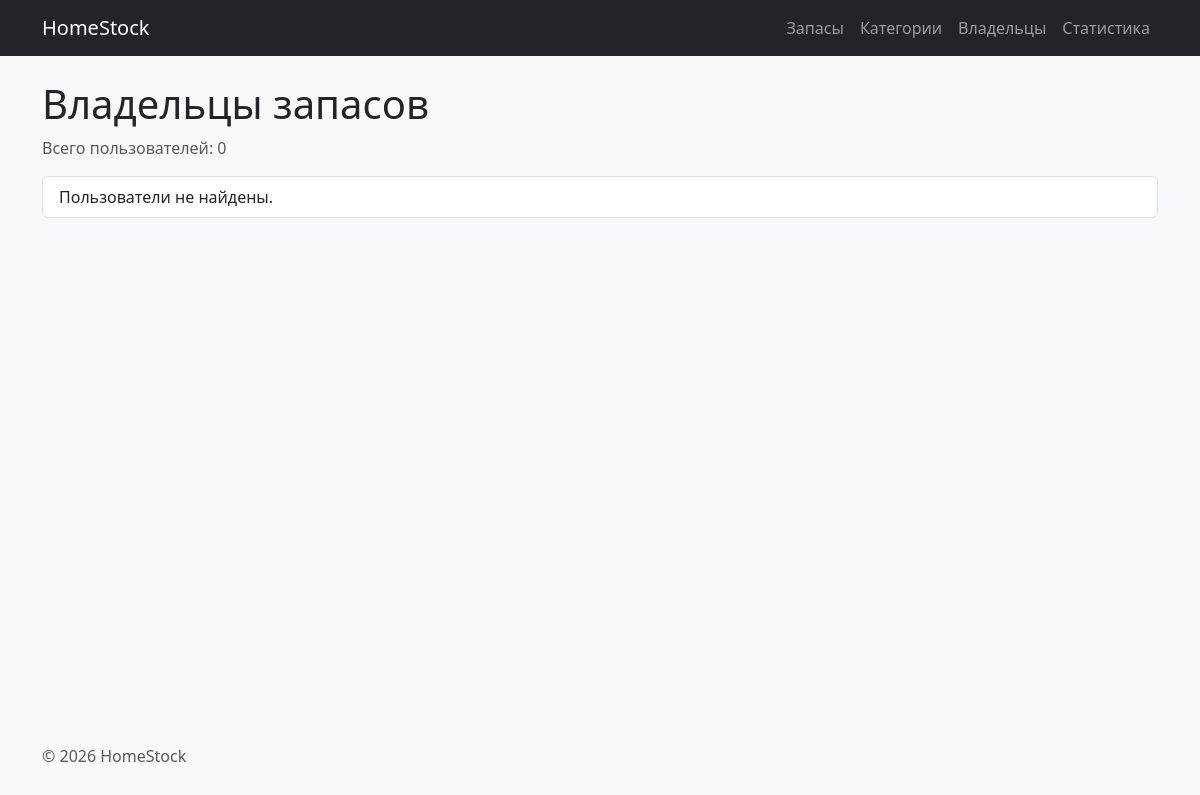
The app's page /users/, older data.
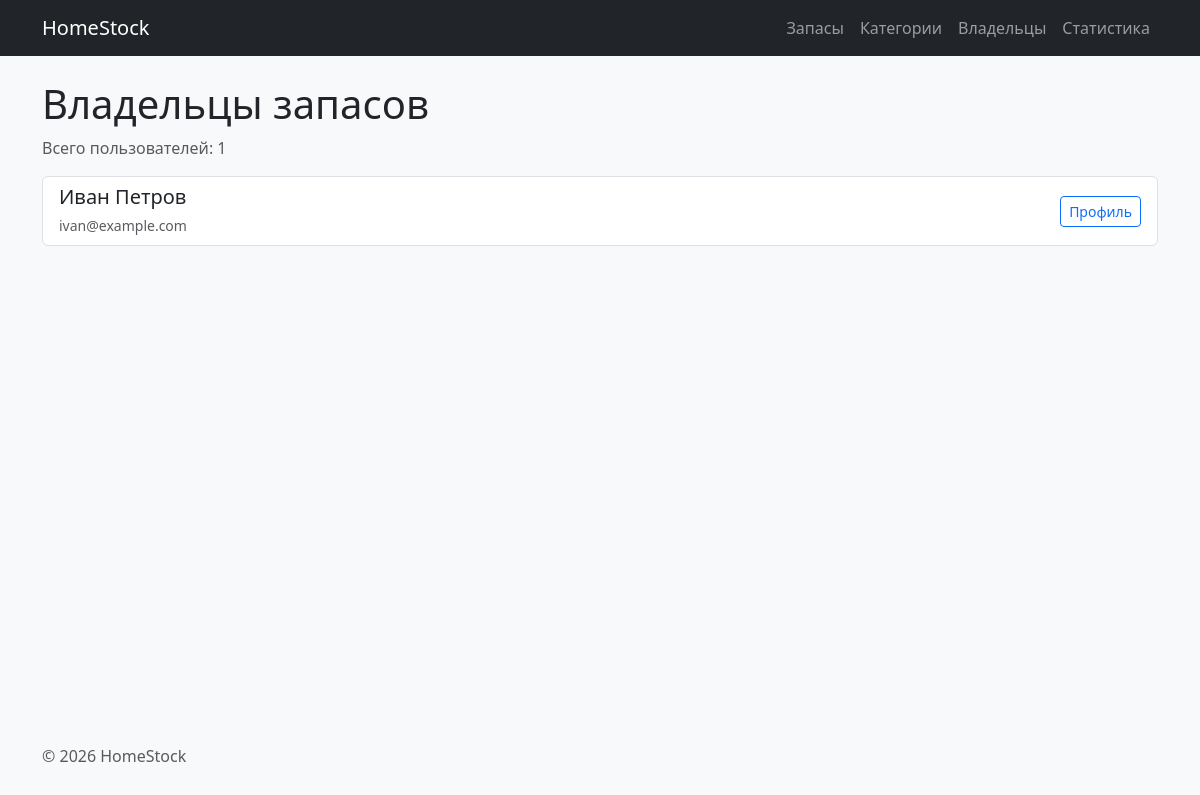
The same page, newer data.
### users/models.py (models this page shows, shortened)
class User(models.Model):
    name = models.CharField(max_length=200, verbose_name="Имя")
    email = models.EmailField(verbose_name="Email")
    class Meta:
        verbose_name = "Пользователь"
        verbose_name_plural = "Пользователи"
        ordering = ["name"]

### users/views.py (the view)
# urls.py: path("", views.users_list, name="list"),
def users_list(request):
    users = User.objects.all()
    return render(request, "users/user_list.html", {"users": users})

### users/templates/users/user_list.html (shortened to what this page needs)
{% extends "base.html" %}
{% block content %}
    <h1>Владельцы запасов</h1>
    <p class="text-muted">Всего пользователей: {{ users|length }}</p>
    <ul class="list-group">
        {% for user in users %}
            <li class="list-group-item d-flex justify-content-between align-items-center">
                <div>
                    <h5 class="mb-1">{{ user.name }}</h5>
                    <small class="text-muted">{{ user.email }}</small>
                </div>
                <a href="{% url 'users:detail' user.id %}" class="btn btn-sm btn-outline-primary">
                    Профиль
                </a>
            </li>
        {% empty %}
            <li class="list-group-item">Пользователи не найдены.</li>
        {% endfor %}
    </ul>
{% endblock %}

Row changes from the older to the newer data that the page shows:
added User: name "Иван Петров", email "ivan@example.com"
Text that changed along with them:
{{ users|length }}: "0" → "1"
text no longer shown: "Пользователи не найдены."
